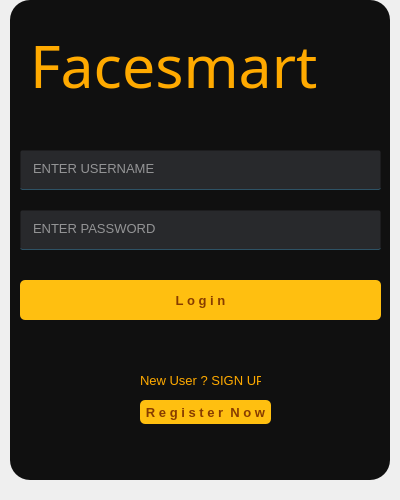
<?xml version="1.0" encoding="UTF-8"?>
<ui version="4.0">
 <class>Dialog</class>
 <widget class="QDialog" name="Dialog">
  <property name="geometry">
   <rect>
    <x>0</x>
    <y>0</y>
    <width>400</width>
    <height>500</height>
   </rect>
  </property>
  <property name="windowTitle">
   <string>Dialog</string>
  </property>
  <widget class="QWidget" name="widget" native="true">
   <property name="geometry">
    <rect>
     <x>10</x>
     <y>0</y>
     <width>380</width>
     <height>480</height>
    </rect>
   </property>
   <property name="font">
    <font>
     <pointsize>10</pointsize>
     <bold>true</bold>
    </font>
   </property>
   <property name="cursor">
    <cursorShape>PointingHandCursor</cursorShape>
   </property>
   <property name="styleSheet">
    <string notr="true">background-color: rgba(16,16,16,255);
border-radius:20px;</string>
   </property>
   <widget class="QLineEdit" name="lineEdit">
    <property name="geometry">
     <rect>
      <x>10</x>
      <y>150</y>
      <width>361</width>
      <height>40</height>
     </rect>
    </property>
    <property name="font">
     <font>
      <pointsize>10</pointsize>
      <bold>false</bold>
     </font>
    </property>
    <property name="styleSheet">
     <string notr="true">background-color:rgba(47,49,52,200);
color:rgb(255,255,255);
border-radius:2px;
padding-left:10px;
border: 1px solid rgba(0,0,0,0);
border-bottom-color:rgba(46,82,101,255);
padding-bottom:3px;</string>
    </property>
    <property name="placeholderText">
     <string>ENTER USERNAME</string>
    </property>
   </widget>
   <widget class="QLineEdit" name="lineEdit_2">
    <property name="geometry">
     <rect>
      <x>10</x>
      <y>210</y>
      <width>361</width>
      <height>40</height>
     </rect>
    </property>
    <property name="font">
     <font>
      <pointsize>10</pointsize>
      <bold>false</bold>
     </font>
    </property>
    <property name="styleSheet">
     <string notr="true">background-color:rgba(47,49,52,200);
color:rgb(255,255,255);
border-radius:2px;
padding-left:10px;
border: 1px solid rgba(0,0,0,0);
border-bottom-color:rgba(46,82,101,255);
padding-bottom:3px;</string>
    </property>
    <property name="text">
     <string/>
    </property>
    <property name="echoMode">
     <enum>QLineEdit::Password</enum>
    </property>
    <property name="placeholderText">
     <string>ENTER PASSWORD</string>
    </property>
   </widget>
   <widget class="QPushButton" name="b1">
    <property name="geometry">
     <rect>
      <x>10</x>
      <y>280</y>
      <width>361</width>
      <height>40</height>
     </rect>
    </property>
    <property name="font">
     <font>
      <pointsize>10</pointsize>
      <bold>true</bold>
      <hintingpreference>PreferFullHinting</hintingpreference>
     </font>
    </property>
    <property name="cursor">
     <cursorShape>PointingHandCursor</cursorShape>
    </property>
    <property name="mouseTracking">
     <bool>true</bool>
    </property>
    <property name="styleSheet">
     <string notr="true">QPushButton#b1{
background-color:rgb(255,191,16);
color:rgb(135,60,0);
border-radius:5px;
}
QPushButton#b1:pressed{
background-color:rgb(255,191,16);
}</string>
    </property>
    <property name="text">
     <string>L o g i n</string>
    </property>
   </widget>
   <widget class="QLabel" name="label">
    <property name="geometry">
     <rect>
      <x>20</x>
      <y>10</y>
      <width>351</width>
      <height>111</height>
     </rect>
    </property>
    <property name="font">
     <font>
      <family>Algerian</family>
      <pointsize>44</pointsize>
      <bold>false</bold>
     </font>
    </property>
    <property name="styleSheet">
     <string notr="true">color:rgb(255, 170, 0)</string>
    </property>
    <property name="text">
     <string>Facesmart </string>
    </property>
    <property name="textFormat">
     <enum>Qt::RichText</enum>
    </property>
    <property name="scaledContents">
     <bool>true</bool>
    </property>
    <property name="wordWrap">
     <bool>false</bool>
    </property>
   </widget>
   <widget class="QLabel" name="label_2">
    <property name="geometry">
     <rect>
      <x>130</x>
      <y>370</y>
      <width>121</width>
      <height>20</height>
     </rect>
    </property>
    <property name="font">
     <font>
      <pointsize>10</pointsize>
      <bold>false</bold>
     </font>
    </property>
    <property name="styleSheet">
     <string notr="true">color:rgb(255, 170, 0)</string>
    </property>
    <property name="text">
     <string>New User ? SIGN UP !</string>
    </property>
   </widget>
   <widget class="QPushButton" name="b2">
    <property name="geometry">
     <rect>
      <x>130</x>
      <y>400</y>
      <width>131</width>
      <height>24</height>
     </rect>
    </property>
    <property name="font">
     <font>
      <pointsize>10</pointsize>
      <bold>true</bold>
     </font>
    </property>
    <property name="styleSheet">
     <string notr="true">QPushButton#b2{
background-color:rgb(255,191,16);
color:rgb(135,60,0);
border-radius:5px;
}
QPushButton#b2:pressed{
background-color:rgb(255,191,16);
}</string>
    </property>
    <property name="text">
     <string>R e g i s t e r  N o w</string>
    </property>
   </widget>
  </widget>
 </widget>
 <resources/>
 <connections/>
</ui>
